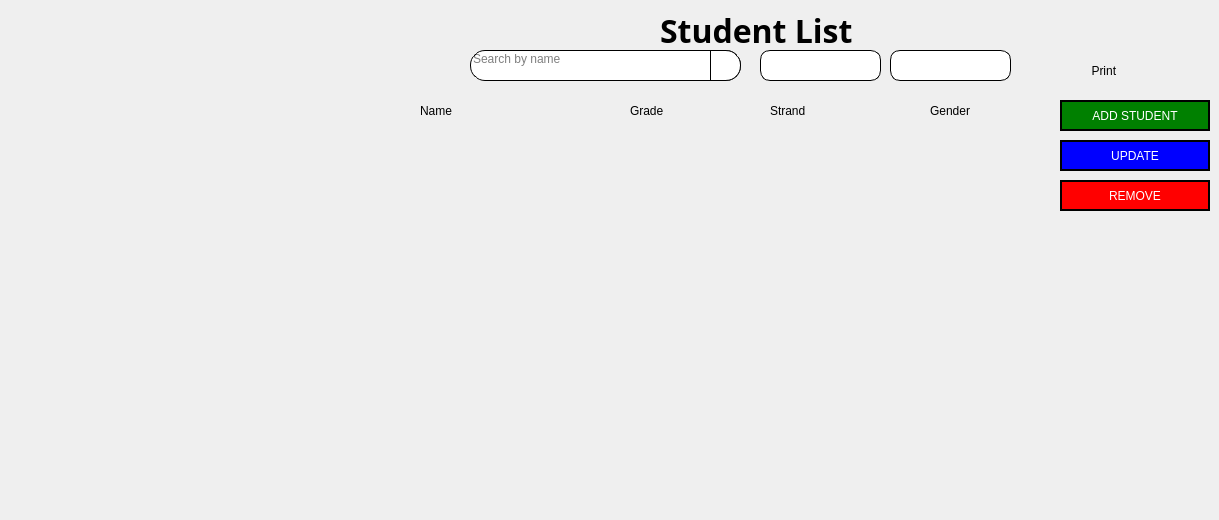
       <widget class="QWidget" name="studentList_page">
        <widget class="QLabel" name="label_8">
         <property name="geometry">
          <rect>
           <x>660</x>
           <y>10</y>
           <width>291</width>
           <height>41</height>
          </rect>
         </property>
         <property name="font">
          <font>
           <family>Spectral SC ExtraBold</family>
           <pointsize>24</pointsize>
           <weight>75</weight>
           <bold>true</bold>
          </font>
         </property>
         <property name="styleSheet">
          <string notr="true">color: #000000;
background: transparent;

</string>
         </property>
         <property name="text">
          <string>Student List</string>
         </property>
        </widget>
        <widget class="QFrame" name="frame_2">
         <property name="geometry">
          <rect>
           <x>420</x>
           <y>90</y>
           <width>631</width>
           <height>41</height>
          </rect>
         </property>
         <property name="styleSheet">
          <string notr="true">QFrame{
background: transparent;
}
QLabel{
font: 63 10pt &quot;Spectral SC ExtraBold&quot;;
background: transparent;
color: #000000;
}</string>
         </property>
         <property name="frameShape">
          <enum>QFrame::StyledPanel</enum>
         </property>
         <property name="frameShadow">
          <enum>QFrame::Raised</enum>
         </property>
         <widget class="QLabel" name="label_9">
          <property name="geometry">
           <rect>
            <x>0</x>
            <y>10</y>
            <width>81</width>
            <height>21</height>
           </rect>
          </property>
          <property name="text">
           <string>Name</string>
          </property>
         </widget>
         <widget class="QLabel" name="label_10">
          <property name="geometry">
           <rect>
            <x>210</x>
            <y>10</y>
            <width>91</width>
            <height>21</height>
           </rect>
          </property>
          <property name="text">
           <string>Grade</string>
          </property>
         </widget>
         <widget class="QLabel" name="label_12">
          <property name="geometry">
           <rect>
            <x>510</x>
            <y>10</y>
            <width>101</width>
            <height>21</height>
           </rect>
          </property>
          <property name="text">
           <string>Gender</string>
          </property>
         </widget>
         <widget class="QLabel" name="label_11">
          <property name="geometry">
           <rect>
            <x>350</x>
            <y>10</y>
            <width>101</width>
            <height>21</height>
           </rect>
          </property>
          <property name="text">
           <string>Strand</string>
          </property>
         </widget>
        </widget>
        <widget class="QLineEdit" name="studentList_searchBar">
         <property name="geometry">
          <rect>
           <x>470</x>
           <y>50</y>
           <width>271</width>
           <height>31</height>
          </rect>
         </property>
         <property name="styleSheet">
          <string notr="true">color: #000000;
font: 63 10pt &quot;Spectral SC ExtraBold&quot;;
background: transparent;
background-color: #ffffff;

border-top: 1px solid black;
border-right: 1px solid black;
border-bottom: 1px solid black;
border-left: 1px solid black;

border-top-right-radius: 15px;
border-bottom-right-radius: 15px;
border-top-left-radius: 15px;
border-bottom-left-radius: 15px;
</string>
         </property>
         <property name="alignment">
          <set>Qt::AlignLeading|Qt::AlignLeft|Qt::AlignTop</set>
         </property>
         <property name="placeholderText">
          <string>Search by name</string>
         </property>
        </widget>
        <widget class="QPushButton" name="searchButton_2">
         <property name="geometry">
          <rect>
           <x>710</x>
           <y>50</y>
           <width>31</width>
           <height>31</height>
          </rect>
         </property>
         <property name="styleSheet">
          <string notr="true">background-color: #ffffff;

border-top: 1px solid black;
border-left: 1px solid black;
border-bottom: 1px solid black;
border-right: 1px solid black;

border-top-right-radius: 15px;
border-bottom-right-radius: 15px;</string>
         </property>
         <property name="text">
          <string/>
         </property>
         <property name="icon">
          <iconset resource="../resources/res.qrc">
           <normaloff>:/resources/download-removebg-preview.png</normaloff>:/resources/download-removebg-preview.png</iconset>
         </property>
         <property name="iconSize">
          <size>
           <width>25</width>
           <height>30</height>
          </size>
         </property>
        </widget>
        <widget class="QPushButton" name="addStudent_btn">
         <property name="geometry">
          <rect>
           <x>1060</x>
           <y>100</y>
           <width>150</width>
           <height>31</height>
          </rect>
         </property>
         <property name="styleSheet">
          <string notr="true">background-color: green;
font: 63 10pt &quot;Segoe UI Semibold&quot;;
border: 2px solid black;
color: white;</string>
         </property>
         <property name="text">
          <string>ADD STUDENT</string>
         </property>
         <property name="icon">
          <iconset resource="../resources/res.qrc">
           <normaloff>:/resources/add (1).png</normaloff>:/resources/add (1).png</iconset>
         </property>
        </widget>
        <widget class="QTableWidget" name="studentList_table">
         <property name="geometry">
          <rect>
           <x>340</x>
           <y>120</y>
           <width>691</width>
           <height>391</height>
          </rect>
         </property>
         <property name="styleSheet">
          <string notr="true">QTableWidget {
    background: transparent;
    color: #000000;
    border: none;
    gridline-color: transparent;
    outline: none;
    padding: 5px;
    font-size: 17px;
}
QHeaderView::section {
    background-color: transparent;
    color: #000000;
    font-size: 12px;
    border: none;
    padding: 5px;
    text-align: left;  /* Align header titles consistently */
}

QTableWidget::item {
    padding: 3px;
    border: none;
    text-align: left;  /* Important for item alignment */
}

QTableWidget::item:selected {
    background-color: transparent;
    color: #000000;
}

QTableWidget::item {
    selection-background-color: transparent;
    selection-color: #000000;
}

QHeaderView::section:horizontal {
    background-color: transparent;
    color: 000000;
    border: none;
    font-size: 7px;
}
</string>
         </property>
         <property name="verticalScrollBarPolicy">
          <enum>Qt::ScrollBarAsNeeded</enum>
         </property>
         <property name="horizontalScrollBarPolicy">
          <enum>Qt::ScrollBarAlwaysOff</enum>
         </property>
         <property name="editTriggers">
          <set>QAbstractItemView::NoEditTriggers</set>
         </property>
         <property name="selectionBehavior">
          <enum>QAbstractItemView::SelectRows</enum>
         </property>
         <property name="showGrid">
          <bool>false</bool>
         </property>
         <attribute name="horizontalHeaderVisible">
          <bool>false</bool>
         </attribute>
         <attribute name="horizontalHeaderCascadingSectionResizes">
          <bool>true</bool>
         </attribute>
         <attribute name="verticalHeaderVisible">
          <bool>false</bool>
         </attribute>
         <attribute name="verticalHeaderCascadingSectionResizes">
          <bool>false</bool>
         </attribute>
         <attribute name="verticalHeaderMinimumSectionSize">
          <number>25</number>
         </attribute>
         <attribute name="verticalHeaderDefaultSectionSize">
          <number>60</number>
         </attribute>
         <attribute name="verticalHeaderHighlightSections">
          <bool>true</bool>
         </attribute>
         <attribute name="verticalHeaderShowSortIndicator" stdset="0">
          <bool>false</bool>
         </attribute>
         <attribute name="verticalHeaderStretchLastSection">
          <bool>true</bool>
         </attribute>
         <column>
          <property name="text">
           <string>Name</string>
          </property>
         </column>
         <column>
          <property name="text">
           <string>Grade</string>
          </property>
         </column>
         <column>
          <property name="text">
           <string>Strand</string>
          </property>
          <property name="textAlignment">
           <set>AlignLeading|AlignVCenter</set>
          </property>
         </column>
         <column>
          <property name="text">
           <string>Gender</string>
          </property>
          <property name="textAlignment">
           <set>AlignLeading|AlignVCenter</set>
          </property>
         </column>
        </widget>
        <widget class="QPushButton" name="updateStudent_btn">
         <property name="geometry">
          <rect>
           <x>1060</x>
           <y>140</y>
           <width>150</width>
           <height>31</height>
          </rect>
         </property>
         <property name="styleSheet">
          <string notr="true">background-color: blue;
font: 63 10pt &quot;Segoe UI Semibold&quot;;
border: 2px solid black;
color: white;</string>
         </property>
         <property name="text">
          <string>UPDATE</string>
         </property>
         <property name="icon">
          <iconset resource="../resources/res.qrc">
           <normaloff>:/resources/pen.png</normaloff>:/resources/pen.png</iconset>
         </property>
        </widget>
        <widget class="QPushButton" name="removeStudent_btn">
         <property name="geometry">
          <rect>
           <x>1060</x>
           <y>180</y>
           <width>150</width>
           <height>31</height>
          </rect>
         </property>
         <property name="styleSheet">
          <string notr="true">background-color: red;
font: 63 10pt &quot;Segoe UI Semibold&quot;;
border: 2px solid black;
color: white;</string>
         </property>
         <property name="text">
          <string>REMOVE</string>
         </property>
         <property name="icon">
          <iconset resource="../resources/res.qrc">
           <normaloff>:/resources/images-removebg-preview (1).png</normaloff>:/resources/images-removebg-preview (1).png</iconset>
         </property>
        </widget>
        <widget class="QComboBox" name="strandFilter">
         <property name="geometry">
          <rect>
           <x>760</x>
           <y>50</y>
           <width>121</width>
           <height>31</height>
          </rect>
         </property>
         <property name="layoutDirection">
          <enum>Qt::LeftToRight</enum>
         </property>
         <property name="styleSheet">
          <string notr="true">QComboBox {
    background: #ffffff;
    border: 1px solid black;
    border-radius: 10px;
    padding: 5px;
    font: 63 12pt &quot;Segoe UI Semibold&quot;;
}

/* Drop-down list styling */
QComboBox QAbstractItemView {
    background-color: #ffffff;
    selection-background-color: #0078d7;
    selection-color: #ffffff;
}

QComboBox::drop-down {
    subcontrol-origin: padding;
    subcontrol-position: top right;
    width: 30px;
	height: 30px;
	background: transparent;
}

QComboBox::down-arrow {
 	image: url(:/resources/sort.png);
    width: 20px;
    height: 20px;
}
</string>
         </property>
         <property name="iconSize">
          <size>
           <width>20</width>
           <height>20</height>
          </size>
         </property>
         <property name="frame">
          <bool>false</bool>
         </property>
        </widget>
        <widget class="QComboBox" name="gradeFilter">
         <property name="geometry">
          <rect>
           <x>890</x>
           <y>50</y>
           <width>121</width>
           <height>31</height>
          </rect>
         </property>
         <property name="styleSheet">
          <string notr="true">QComboBox {
    background: #ffffff;
    border: 1px solid black;
    border-radius: 10px;
    padding: 5px;
    font: 63 12pt &quot;Segoe UI Semibold&quot;;
}

/* Drop-down list styling */
QComboBox QAbstractItemView {
    background-color: #ffffff;
    selection-background-color: #0078d7;
    selection-color: #ffffff;
}

QComboBox::drop-down {
    subcontrol-origin: padding;
    subcontrol-position: top right;
    width: 30px;
	height: 30px;
	background: transparent;
}

QComboBox::down-arrow {
 	image: url(:/resources/sort.png);
    width: 20px;
    height: 20px;
}
</string>
         </property>
         <property name="iconSize">
          <size>
           <width>40</width>
           <height>40</height>
          </size>
         </property>
         <property name="frame">
          <bool>false</bool>
         </property>
        </widget>
        <widget class="QPushButton" name="printStudent_btn">
         <property name="geometry">
          <rect>
           <x>1050</x>
           <y>50</y>
           <width>101</width>
           <height>41</height>
          </rect>
         </property>
         <property name="layoutDirection">
          <enum>Qt::LeftToRight</enum>
         </property>
         <property name="styleSheet">
          <string notr="true">border:none;
background: transparent;
font: 63 10pt &quot;Segoe UI Semibold&quot;;
</string>
         </property>
         <property name="text">
          <string>  Print</string>
         </property>
         <property name="icon">
          <iconset resource="../resources/res.qrc">
           <normaloff>:/resources/printer.png</normaloff>:/resources/printer.png</iconset>
         </property>
         <property name="iconSize">
          <size>
           <width>40</width>
           <height>40</height>
          </size>
         </property>
        </widget>
        <widget class="QLabel" name="studentNoDataLabel">
         <property name="geometry">
          <rect>
           <x>575</x>
           <y>140</y>
           <width>291</width>
           <height>21</height>
          </rect>
         </property>
         <property name="styleSheet">
          <string notr="true">font: 87 14pt &quot;Segoe UI Black&quot;;
background: transparent;
color: #000000;</string>
         </property>
         <property name="text">
          <string/>
         </property>
        </widget>
        <widget class="QPushButton" name="exportPDFStudent_btn">
         <property name="geometry">
          <rect>
           <x>1160</x>
           <y>50</y>
           <width>41</width>
           <height>41</height>
          </rect>
         </property>
         <property name="layoutDirection">
          <enum>Qt::LeftToRight</enum>
         </property>
         <property name="styleSheet">
          <string notr="true">border:none;
background: transparent;
font: 63 10pt &quot;Segoe UI Semibold&quot;;
</string>
         </property>
         <property name="text">
          <string/>
         </property>
         <property name="icon">
          <iconset resource="../resources/res.qrc">
           <normaloff>:/resources/download-pdf (1).png</normaloff>:/resources/download-pdf (1).png</iconset>
         </property>
         <property name="iconSize">
          <size>
           <width>40</width>
           <height>40</height>
          </size>
         </property>
        </widget>
       </widget>
